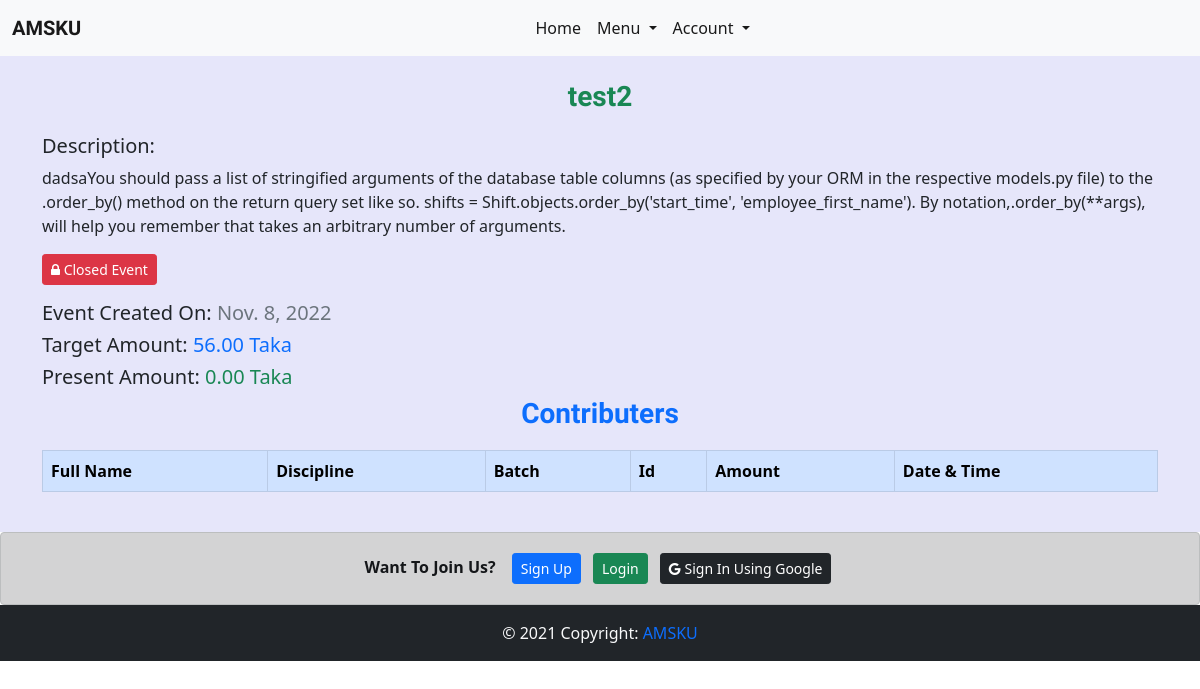
The app's page /charity-events/2/, older data.
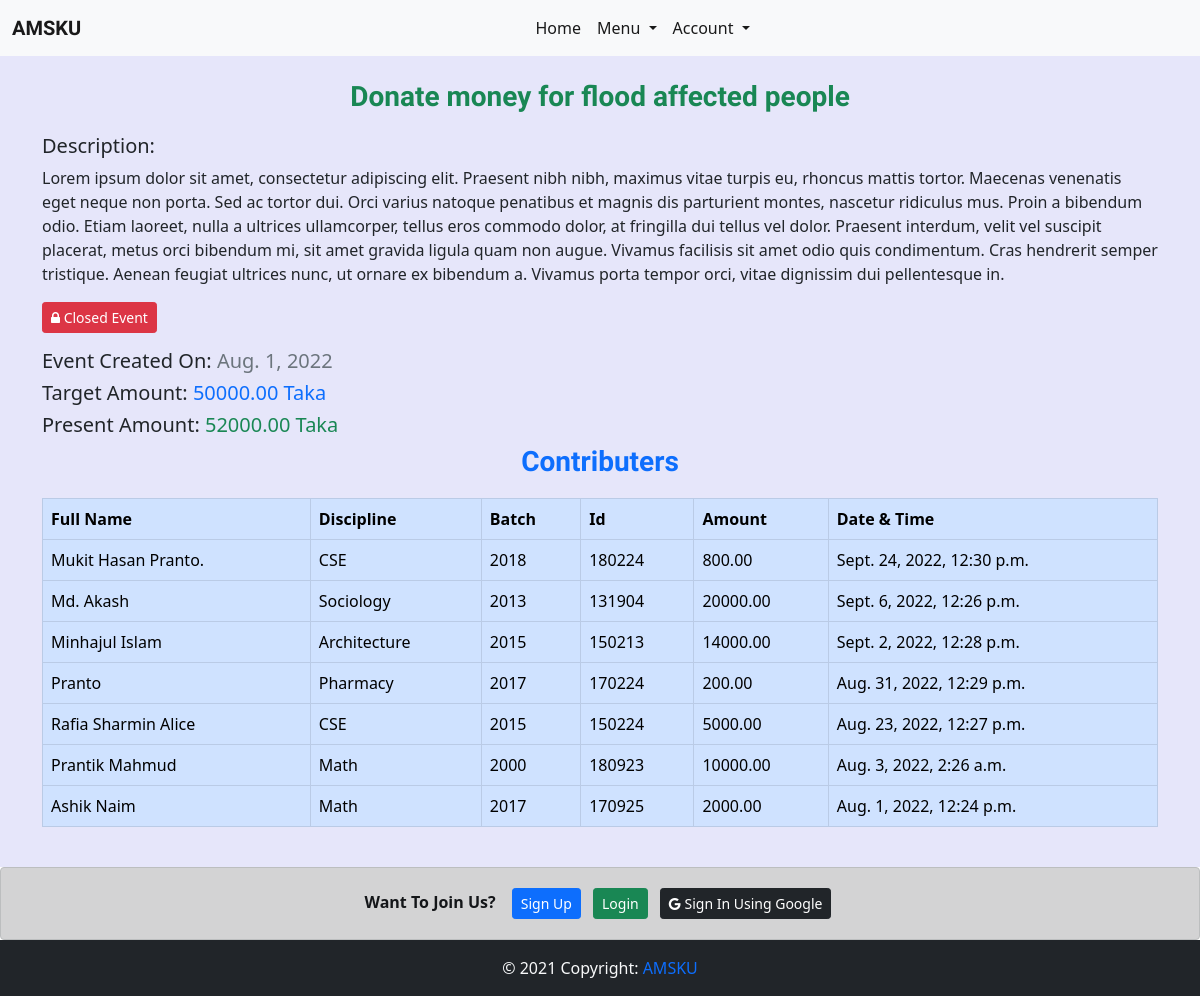
The same page, newer data.
### charity_events/models.py (models this page shows, shortened)
class Event(models.Model):
    discipline_list = ['Architecture','CSE','ECE','Math','URP','Physics','Chemistry','Stat','Pharmacy','BGE','FWT','FMRT','Agrotechnology','ES','SWE','BAD','HRM','DP','PM','DS','History','English','Bangla','IER','Sculpture','Econ','Sociology','MCJ','Law']
    Discipline_Choices = []
    for x in discipline_list:
        Discipline_Choices.append((x,x))
    headline = models.CharField(max_length=200)
    description = models.TextField()
    created_on = models.DateTimeField(default=datetime.now)
    discipline = models.CharField(max_length=255,choices=Discipline_Choices,blank=True)
    target_amount = models.DecimalField(max_digits=15, decimal_places=2)
    present_amount = models.DecimalField(max_digits=15, decimal_places=2,default=0)
    running = models.BooleanField(default=True)

class Contributer(models.Model):
    amount = models.DecimalField(max_digits=15, decimal_places=2)
    created_on = models.DateTimeField(default=datetime.now)
    event = models.ForeignKey('Event',on_delete=models.CASCADE)
    alumni = models.ForeignKey('home.Alumni_Profile',on_delete=models.CASCADE)

### home/models.py (models this page shows, shortened)
class Alumni_Profile(models.Model):
    discipline_list = ['Architecture','CSE','ECE','Math','URP','Physics','Chemistry','Stat','Pharmacy','BGE','FWT','FMRT','Agrotechnology','ES','SWE','BAD','HRM','DP','PM','DS','History','English','Bangla','IER','Sculpture','Econ','Sociology','MCJ','Law']
    Discipline_Choices = []
    for x in discipline_list:
        Discipline_Choices.append((x,x))
    Id_Choices = []
    for x in range(1,51):
        Id_Choices.append((str(x),str(x)))
    Batch_Choices = []
    for x in range(1991,2019):
        Batch_Choices.append((str(x),str(x)))
    job_list=['Agriculture','Architecture and Construction','Business Management and Administration','Education','Finance','Food','Government and Public Administration','Health Science','Human Services','Law, Public Safety, Corrections and Security','Manufacturing','Marketing, Sales and Service','Natural Resources','Science, Technology and Engineering','Other']
    Job_Choices = []
    for x in job_list:
        Job_Choices.append((x,x))
    country_list = ["Afghanistan","Albania","Algeria","Andorra","Angola","Anguilla","Antigua &amp; Barbuda","Argentina","Armenia","Aruba","Australia","Austria","Azerbaijan","Bahamas","Bahrain","Bangladesh","Barbados","Belarus","Belgium","Belize","Benin","Bermuda","Bhutan","Bolivia","Bosnia &amp; Herzegovina","Botswana","Brazil","British Virgin Islands","Brunei","Bulgaria","Burkina Faso","Burundi","Cambodia","Cameroon","Cape Verde","Cayman Islands","Chad","Chile","China","Colombia","Congo","Cook Islands","Costa Rica","Cote D Ivoire","Croatia","Cruise Ship","Cuba","Cyprus","Czech Republic","Denmark","Djibouti","Dominica","Dominican Republic","Ecuador","Egypt","El Salvador","Equatorial Guinea","Estonia","Ethiopia","Falkland Islands","Faroe Islands","Fiji","Finland","France","French Polynesia","French West Indies","Gabon","Gambia","Georgia","Germany","Ghana","Gibraltar","Greece","Greenland","Grenada","Guam","Guatemala","Guernsey","Guinea","Guinea Bissau","Guyana","Haiti","Honduras","Hong Kong","Hungary","Iceland","India","Indonesia","Iran","Iraq","Ireland","Isle of Man","Israel","Italy","Jamaica","Japan","Jersey","Jordan","Kazakhstan","Kenya","Kuwait","Kyrgyz Republic","Laos","Latvia","Lebanon","Lesotho","Liberia","Libya","Liechtenstein","Lithuania","Luxembourg","Macau","Macedonia","Madagascar","Malawi","Malaysia","Maldives","Mali","Malta","Mauritania","Mauritius","Mexico","Moldova","Monaco","Mongolia","Montenegro","Montserrat","Morocco","Mozambique","Namibia","Nepal","Netherlands","Netherlands Antilles","New Caledonia","New Zealand","Nicaragua","Niger","Nigeria","Norway","Oman","Pakistan","Palestine","Panama","Papua New Guinea","Paraguay","Peru","Philippines","Poland","Portugal","Puerto Rico","Qatar","Reunion","Romania","Russia","Rwanda","Saint Pierre &amp; Miquelon","Samoa","San Marino","Satellite","Saudi Arabia","Senegal","Serbia","Seychelles","Sierra Leone","Singapore","Slovakia","Slovenia","South Africa","South Korea","Spain","Sri Lanka","St Kitts &amp; Nevis","St Lucia","St Vincent","St. Lucia","Sudan","Suriname","Swaziland","Sweden","Switzerland","Syria","Taiwan","Tajikistan","Tanzania","Thailand","Timor L'Este","Togo","Tonga","Trinidad &amp; Tobago","Tunisia","Turkey","Turkmenistan","Turks &amp; Caicos","Uganda","Ukraine","United Arab Emirates","United Kingdom","Uruguay","Uzbekistan","Venezuela","Vietnam","Virgin Islands (US)","Yemen","Zambia","Zimbabwe"]
    Country_Choices = []
    for x in country_list:
        Country_Choices.append((x,x))
    full_name = models.CharField(max_length=255)
    image = models.FileField(upload_to='profile_pic/')
    certificate = models.FileField(upload_to='certificate/')
    discipline = models.CharField(max_length=255,choices=Discipline_Choices)
    student_id = models.CharField(max_length=10)
    batch = models.CharField(max_length=50,choices=Batch_Choices)
    job_type = models.CharField(max_length=50,blank=True)
    job_position = models.CharField(max_length=60,blank=True)
    company_name = models.CharField(max_length=60,blank=True)
    higher_study = models.CharField(max_length=60,blank=True)
    present_address = models.CharField(max_length=60)
    present_country = models.CharField(max_length=60,choices=Country_Choices)
    parmanent_address = models.CharField(max_length=60)
    mobile = models.CharField(max_length=60)
    facebook = models.URLField(max_length=60,blank=True)
    linkdin = models.URLField(max_length=60,blank=True)
    about_me = models.TextField(blank=True)
    is_verified = models.BooleanField(default=False)
    user = models.OneToOneField(settings.AUTH_USER_MODEL, on_delete=models.CASCADE,related_name="alumni_profile")

### charity_events/views.py (the view)
# urls.py: path('<int:id>/',event_details,name='detail_view'),
@csrf_exempt
def event_details(request,id):
    event = Event.objects.get(id=id)
    return render(request,'charity_events/details.html',{'event':event})

### home/context_processors.py (called while the page is built)
def add_variable_to_context(request):
    current_news_letter = News_Letter.objects.all().order_by('-start_date').first()
    return {
        'current_newsletter':current_news_letter,
    }

### templates/charity_events/details.html (shortened to what this page needs)
{% extends 'base.html' %}
{% block content %}
<h3 class="header text-success">{{event.headline}}</h3>
<h5>Description: </h5><p>{{event.description}}</p>
{% if event.running %}
<button class='btn btn-success btn-sm mb-3'><i class='fa fa-clock-o'></i> Running Event</button>
{% else %}
<button class='btn btn-danger btn-sm mb-3'><i class='fa fa-lock'></i> Closed Event</button>
{% endif %}
<h5>Event Created On:<span class="text-muted"> {{event.created_on.date}}</span></h5>
<h5>Target Amount:<span class="text-primary"> {{event.target_amount}} Taka</span></h5>
<h5>Present Amount:<span class="text-success"> {{event.present_amount}} Taka</span></h5>
<h3 class="header text-primary">Contributers</h3>
<div class='table-responsive'>
    <table class="table table-primary table-bordered">
        <thead>
            <tr>
                <th>Full Name</th>
                <th>Discipline</th>
                <th>Batch</th>
                <th>Id</th>
                <th>Amount</th>
                <th>Date & Time</th>
            </tr>
        </thead>
        <tbody>
            {% for contributer in  event.contributer_set.all|dictsortreversed:"created_on" %}
            <tr>
                <td>{{contributer.alumni.full_name}}</td>
                <td>{{contributer.alumni.discipline}}</td>
                <td>{{contributer.alumni.batch}}</td>
                <td>{{contributer.alumni.student_id}}</td>
                <td>{{contributer.amount}}</td>
                <td>{{contributer.created_on}}</td>
            </tr>
            {% endfor %}
        </tbody>
    </table>
</div>
{% endblock content %}

### templates/base.html (shortened to what this page needs)
<!DOCTYPE html>
{% load static %}
<html lang="en">
<head>
    <link rel="stylesheet" href="" {% static 'style.css' %}"">
    <link href="https://cdn.jsdelivr.net/npm/bootstrap@5.0.2/dist/css/bootstrap.min.css" rel="stylesheet"
>
    <link rel="stylesheet" href="https://cdnjs.cloudflare.com/ajax/libs/font-awesome/4.7.0/css/font-awesome.min.css">
</head>
<body>
    {% include 'navbar.html' %}
    {% with request.resolver_match.url_name as url_name %}
    {% if url_name == 'home_view' %}
    {% block home_content %}{% endblock home_content %}
    {% else %}
    <div class="main_bg">
        <div class="container py-4">
            {% block content %}{% endblock content %}
        </div>
    </div>
    {% endif %}
    {% endwith %}
    {% include 'footer.html' %}
</body>
</html>

### templates/navbar.html (shortened to what this page needs)
<nav class="navbar navbar-expand-lg navbar-light bg-light sticky-top">
  <div class="container-fluid">
    <a class="navbar-brand fw-bold" href="{% url 'home:home_view'%}">
      AMSKU
    </a>
    <div class="collapse navbar-collapse" id="navbarSupportedContent">
      <ul class="navbar-nav m-auto mb-2 mb-lg-0">
        <li class="nav-item">
          <a class="nav-link active" aria-current="page" href="{% url 'home:home_view'%}">Home</a>
        </li>
        <li class="nav-item dropdown">
          <a class="nav-link active dropdown-toggle" href="#" id="navbarDropdown" role="button" data-bs-toggle="dropdown"
            aria-expanded="false">
            Menu
          </a>
        </li>
        <li class="nav-item dropdown">
          <a class="nav-link active dropdown-toggle" href="#" id="accountDropdown" role="button" data-bs-toggle="dropdown"
            aria-expanded="false">
            Account
          </a>
        </li>
      </ul>
    </div>
  </div>
</nav>

### templates/footer.html
{% if not request.user.is_authenticated %}
{% load socialaccount %}
<div class="alert alert-dark p-3 mb-0 text-center sticky-top" id='auth_alert'>
    <strong class="pe-2">Want To Join Us?</strong>
    <a href="{% url 'account_signup' %}"><button class="btn btn-primary btn-sm mx-1">Sign Up</button></a>
    <a href="{% url 'account_login' %}?next={{request.path}}"><button
            class="btn btn-success btn-sm mx-1">Login</button></a>
    <a href="{% provider_login_url 'google' %}"><button class="btn btn-dark btn-sm m-1">
        <i class="fa fa-google"></i> Sign In Using
        Google
    </button></a>
</div>
{% endif %}
<footer>
    <div class="footer-copyright text-center text-light bg-dark p-3">
        © 2021 Copyright:
        <a href="{% url 'home:home_view'%}" class="text-decoration-none"> AMSKU</a>
    </div>
</footer>

### templates/base.html (style rules this page uses)
* { padding: 0; margin: 0; }
.header { text-align: center; padding-bottom: 12px; font-family: 'Signika', sans-serif; font-weight: 600; }
.main_bg { background-color: Lavender; }
.navbar-brand, h1 { font-family: "Audiowide", sans-serif; }

Row changes from the older to the newer data that the page shows:
changed Event: headline "test2" → "Donate money for flood affected people"; description "dadsaYou should pass a list of stringified arguments of the database table columns (as specified by your ORM in the respective models.py file) to the .order_by() method on the return query set like so. shifts = Shift.objects.order_by('start_time', 'employee_first_name'). By notation,.order_by(**args), will help you remember that takes an arbitrary number of arguments." → "Lorem ipsum dolor sit amet, consectetur adipiscing elit. Praesent nibh nibh, maximus vitae turpis eu, rhoncus mattis tortor. Maecenas venenatis eget neque non porta. Sed ac tortor dui. Orci varius natoque penatibus et magnis dis parturient montes, nascetur ridiculus mus. Proin a bibendum odio. Etiam laoreet, nulla a ultrices ullamcorper, tellus eros commodo dolor, at fringilla dui tellus vel dolor. Praesent interdum, velit vel suscipit placerat, metus orci bibendum mi, sit amet gravida ligula quam non augue. Vivamus facilisis sit amet odio quis condimentum. Cras hendrerit semper tristique. Aenean feugiat ultrices nunc, ut ornare ex bibendum a. Vivamus porta tempor orci, vitae dignissim dui…"; created_on "Nov. 8, 2022" → "Aug. 1, 2022"; target_amount "56.00" → "50000.00"; present_amount "0.00" → "52000.00"
added Contributer: alumni.full_name "Mukit Hasan Pranto.", alumni.discipline "CSE", alumni.batch "2018", alumni.student_id "180224", amount "800.00", created_on "Sept. 24, 2022, 12:30 p.m."
added Contributer: alumni.full_name "Md. Akash", alumni.discipline "Sociology", alumni.batch "2013", alumni.student_id "131904", amount "20000.00", created_on "Sept. 6, 2022, 12:26 p.m."
added Contributer: alumni.full_name "Minhajul Islam", alumni.discipline "Architecture", alumni.batch "2015", alumni.student_id "150213", amount "14000.00", created_on "Sept. 2, 2022, 12:28 p.m."
added Contributer: alumni.full_name "Pranto", alumni.discipline "Pharmacy", alumni.batch "2017", alumni.student_id "170224", amount "200.00", created_on "Aug. 31, 2022, 12:29 p.m."
added Contributer: alumni.full_name "Rafia Sharmin Alice", alumni.discipline "CSE", alumni.batch "2015", alumni.student_id "150224", amount "5000.00", created_on "Aug. 23, 2022, 12:27 p.m."
added Contributer: alumni.full_name "Prantik Mahmud", alumni.discipline "Math", alumni.batch "2000", alumni.student_id "180923", amount "10000.00", created_on "Aug. 3, 2022, 2:26 a.m."
added Contributer: alumni.full_name "Ashik Naim", alumni.discipline "Math", alumni.batch "2017", alumni.student_id "170925", amount "2000.00", created_on "Aug. 1, 2022, 12:24 p.m."
